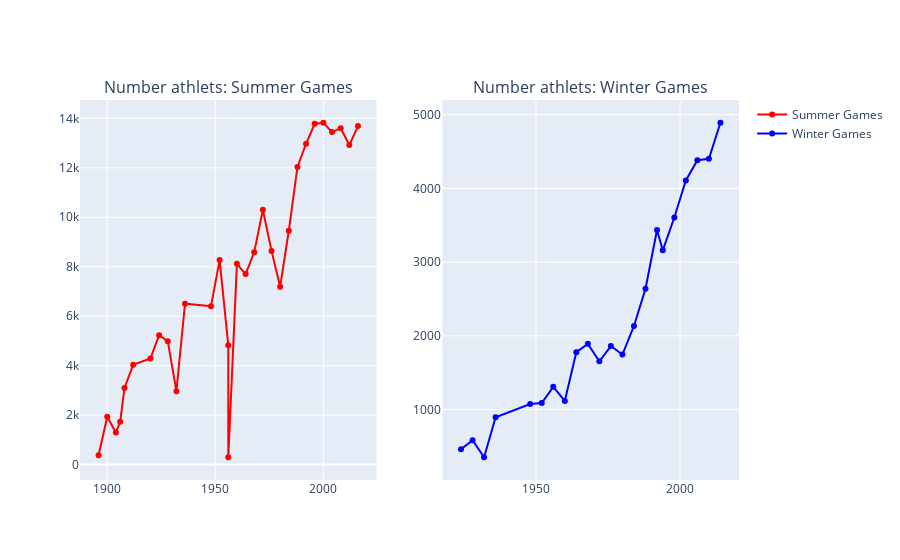

Here is the notebook cell this chart was saved with:
### Markdown cell above
# 4. Show in subplots and display the previous variables side-by-side, on two colums.

### Code cell
traceS = go.Scatter(
    x = dfS['Year'],y = dfS['Athlets'],
    name="Summer Games",
    marker=dict(color="Red"),
    mode = "markers+lines",
    text=dfS['City'],
)
traceW = go.Scatter(
    x = dfW['Year'],y = dfW['Athlets'],
    name="Winter Games",
    marker=dict(color="Blue"),
    mode = "markers+lines",
    text=dfW['City']
)

data = [traceS, traceW]

fig = tools.make_subplots(rows=1, cols=2, subplot_titles=('Number athlets: Summer Games', 'Number athlets: Winter Games'))
fig.append_trace(traceS, 1, 1)
fig.append_trace(traceW, 1, 2)

iplot(fig, filename='events-athlets2')

### Figure 1 — Plotly figure (JSON) as saved in the notebook; plotly's stock layout.template omitted (floating-point values rounded to 4 significant figures)
{"data": [{"marker": {"color": "Red"}, "mode": "markers+lines", "name": "Summer Games", "text": ["Athina", "Paris", "St. Louis", "Athina", "London", "Stockholm", "Antwerpen", "Paris", "Amsterdam", "Los Angeles", "Berlin", "London", "Helsinki", "Melbourne", "Stockholm", "Roma", "Tokyo", "Mexico City", "Munich", "Montreal", "Moskva", "Los Angeles", "Seoul", "Barcelona", "Atlanta", "Sydney", "Athina", "Beijing", "London", "Rio de Janeiro"], "type": "scatter", "x": [1896, 1900, 1904, 1906, 1908, 1912, 1920, 1924, 1928, 1932, 1936, 1948, 1952, 1956, 1956, 1960, 1964, 1968, 1972, 1976, 1980, 1984, 1988, 1992, 1996, 2000, 2004, 2008, 2012, 2016], "xaxis": "x", "y": [380, 1936, 1301, 1733, 3101, 4040, 4292, 5233, 4992, 2969, 6506, 6405, 8270, 4829, 298, 8119, 7702, 8588, 10304, 8641, 7191, 9454, 12037, 12977, 13780, 13821, 13443, 13602, 12920, 13688], "yaxis": "y"}, {"marker": {"color": "Blue"}, "mode": "markers+lines", "name": "Winter Games", "text": ["Chamonix", "Sankt Moritz", "Lake Placid", "Garmisch-Partenkirchen", "Sankt Moritz", "Oslo", "Cortina d'Ampezzo", "Squaw Valley", "Innsbruck", "Grenoble", "Sapporo", "Innsbruck", "Lake Placid", "Sarajevo", "Calgary", "Albertville", "Lillehammer", "Nagano", "Salt Lake City", "Torino", "Vancouver", "Sochi"], "type": "scatter", "x": [1924, 1928, 1932, 1936, 1948, 1952, 1956, 1960, 1964, 1968, 1972, 1976, 1980, 1984, 1988, 1992, 1994, 1998, 2002, 2006, 2010, 2014], "xaxis": "x2", "y": [460, 582, 352, 895, 1075, 1088, 1307, 1116, 1778, 1891, 1655, 1861, 1746, 2134, 2639, 3436, 3160, 3605, 4109, 4382, 4402, 4891], "yaxis": "y2"}], "layout": {"annotations": [{"font": {"size": 16}, "showarrow": false, "text": "Number athlets: Summer Games", "x": 0.225, "xanchor": "center", "xref": "paper", "y": 1.0, "yanchor": "bottom", "yref": "paper"}, {"font": {"size": 16}, "showarrow": false, "text": "Number athlets: Winter Games", "x": 0.775, "xanchor": "center", "xref": "paper", "y": 1.0, "yanchor": "bottom", "yref": "paper"}], "xaxis": {"anchor": "y", "domain": [0.0, 0.45]}, "xaxis2": {"anchor": "y2", "domain": [0.55, 1.0]}, "yaxis": {"anchor": "x", "domain": [0.0, 1.0]}, "yaxis2": {"anchor": "x2", "domain": [0.0, 1.0]}}}
